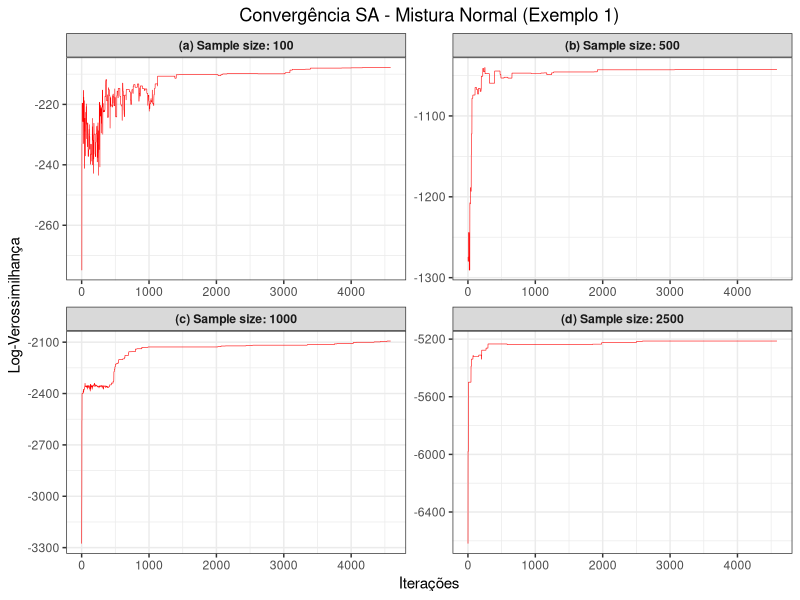
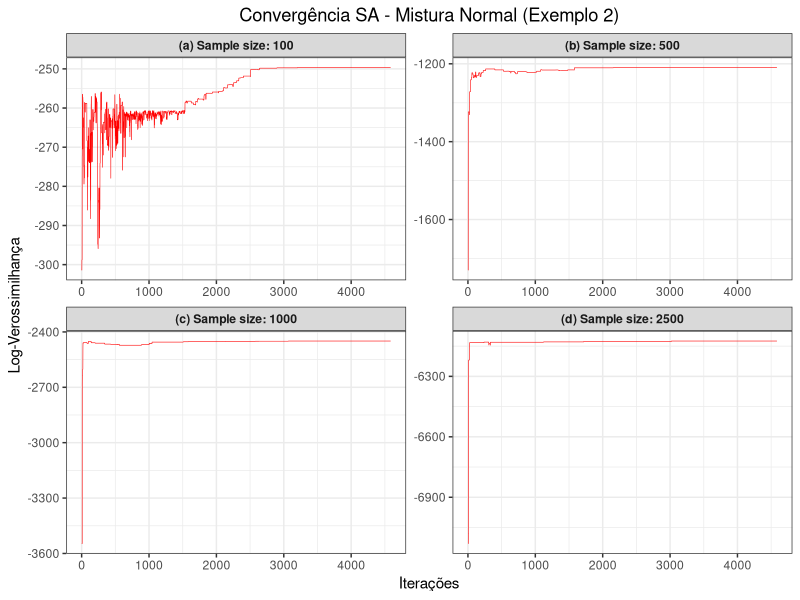

The R source for these figures, in order:
# =======================================================
# Simulated Annealing para Mistura de Duas Normais
# Estrutura padronizada (igual à Weibull 3P)
# =======================================================

set.seed(20252)

# --- 1. CONFIGURAÇÃO E BIBLIOTECAS ---

library(ggplot2)
library(dplyr)
library(tidyr)
library(gridExtra)
library(xtable)

if (!dir.exists("figuras")) dir.create("figuras")

# --- 2. FUNÇÕES BASE (GMM e SA) ---

# Função para gerar dados da mistura
rmixed_norm <- function(n, mu, sigma2, p) {
  sigma1 <- sqrt(sigma2[1])
  sigma2 <- sqrt(sigma2[2])
  s <- rbinom(n, 1, p)
  x <- s * rnorm(n, mu[1], sigma1) + (1 - s) * rnorm(n, mu[2], sigma2)
  return(x)
}

# Log-verossimilhança (negativa, pois SA minimiza)
loglik_gmm <- function(x, params) {
  delta <- params[1]
  mu1 <- params[2]
  mu2 <- params[3]
  sigma2_1 <- params[4]
  sigma2_2 <- params[5]
  
  if (delta < 0 || delta > 1 || sigma2_1 <= 0 || sigma2_2 <= 0)
    return(1e+100)
  
  f1 <- dnorm(x, mean = mu1, sd = sqrt(sigma2_1))
  f2 <- dnorm(x, mean = mu2, sd = sqrt(sigma2_2))
  L <- sum(log(delta * f1 + (1 - delta) * f2))
  
  return(-L) # minimiza
}

# Função de vizinhança (perturbação controlada)
perturbar <- function(params, step_size = 0.5) {
  params_new <- params + rnorm(length(params), 0, step_size)
  params_new[1] <- max(0.001, min(0.999, params_new[1]))
  params_new[4] <- max(0.01, params_new[4])
  params_new[5] <- max(0.01, params_new[5])
  return(params_new)
}

# Simulated Annealing para GMM
sa_gmm <- function(x, T0 = 10, Tf = 0.001, alpha = 0.99, step_init = 0.5, L = 5) {
  mu_mean <- mean(x)
  mu_sd <- sd(x)
  
  theta <- c(
    runif(1, 0.2, 0.8),
    rnorm(1, mu_mean - 0.5 * mu_sd, 0.5),
    rnorm(1, mu_mean + 0.5 * mu_sd, 0.5),
    runif(1, 0.5, 2),
    runif(1, 0.5, 2)
  )
  
  E_current <- loglik_gmm(x, theta)
  E_best <- E_current
  theta_best <- theta
  T <- T0
  step_size <- step_init
  
  history <- data.frame(eval = 1, energy = E_current)
  eval_count <- 1
  
  while (T > Tf) {
    for (i in 1:L) {
      theta_new <- perturbar(theta, step_size)
      E_new <- loglik_gmm(x, theta_new)
      delta_E <- E_new - E_current
      
      if (delta_E <= 0 || runif(1) < exp(-delta_E / T)) {
        theta <- theta_new
        E_current <- E_new
      }
      
      if (E_current < E_best) {
        E_best <- E_current
        theta_best <- theta
      }
      
      eval_count <- eval_count + 1
      history <- rbind(history, data.frame(eval = eval_count, energy = E_current))
    }
    
    T <- alpha * T
    step_size <- step_size * 0.999
  }
  
  return(list(best_params = theta_best, best_energy = E_best, history = history))
}

# --- 3. FUNÇÃO DE EXECUÇÃO (E GERAÇÃO DE GRÁFICOS/TABELAS) ---

run_and_save_example_gmm <- function(example_num, real_params) {
  sample_sizes <- c(100, 500, 1000, 2500)
  results_table <- data.frame()
  plot_data <- list()
  
  for (N in sample_sizes) {
    x <- rmixed_norm(N, real_params$mu, real_params$sigma2, real_params$p)
    ll_real <- -loglik_gmm(x, c(real_params$p, real_params$mu, real_params$sigma2))
    
    start_time <- Sys.time()
    sa_result <- sa_gmm(x)
    end_time <- Sys.time()
    
    runtime <- as.numeric(difftime(end_time, start_time, units = "secs"))
    best_p <- sa_result$best_params
    best_ll <- -sa_result$best_energy
    
    new_row <- data.frame(
      N = N,
      p_est = best_p[1],
      mu1_est = best_p[2],
      mu2_est = best_p[3],
      sigma1_est = best_p[4],
      sigma2_est = best_p[5],
      LL_real = ll_real,
      LL_est = best_ll,
      Time_s = runtime
    )
    results_table <- rbind(results_table, new_row)
    
    plot_data[[as.character(N)]] <- sa_result$history %>%
      mutate(N_sample = N)
  }
  
  # --- GRÁFICO DE CONVERGÊNCIA ---
  full_hist <- do.call(rbind, plot_data)
  panel_map <- data.frame(N_sample = c(100, 500, 1000, 2500),
                          panel = c("(a)", "(b)", "(c)", "(d)"))
  
  plot_df <- left_join(full_hist, panel_map, by = "N_sample") %>%
    mutate(facet_label = paste(panel, "Sample size:", N_sample))
  
  plot_convergence <- ggplot(plot_df, aes(x = eval, y = -energy)) +
    geom_line(color = "red", size = 0.2) +
    facet_wrap(~facet_label, scales = "free", ncol = 2) +
    labs(
      title = paste0("Convergência SA - Mistura Normal (Exemplo ", example_num, ")"),
      x = "Iterações",
      y = "Log-Verossimilhança"
    ) +
    theme_bw() +
    theme(plot.title = element_text(hjust = 0.5), strip.text = element_text(face = "bold"))
  
  filename_png <- paste0("figuras/sa_gmm_convergencia_exemplo", example_num, ".png")
  ggsave(filename_png, plot_convergence, width = 10, height = 8, dpi = 300)
  print(paste("Gráfico salvo em:", filename_png))
  
  # --- TABELA LaTeX ---
  latex_df <- results_table %>%
    mutate(
      Est_Parametros = sprintf("(%.3f, %.3f, %.3f, %.3f, %.3f)", p_est, mu1_est, mu2_est, sigma1_est, sigma2_est),
      LL_real = sprintf("%.3f", LL_real),
      LL_est = sprintf("%.3f", LL_est),
      Tempo = sprintf("%.3f", Time_s)
    ) %>%
    dplyr::select(N, Est_Parametros, LL_real, LL_est, Tempo) %>%
    t() %>% as.data.frame()
  
  colnames(latex_df) <- latex_df[1, ]
  latex_df <- latex_df[-1, ]
  
  latex_df <- data.frame(
    "Medida" = c(
      "Parâmetros Estimados (p, μ₁, μ₂, σ₁², σ₂²)",
      "Log-verossimilhança real",
      "Log-verossimilhança estimada",
      "Tempo (s)"
    ),
    latex_df
  )
  
  caption_text <- paste0(
    "Resultados SA - Mistura Normal (Exemplo ", example_num, ") ",
    "com parâmetros reais: p=", real_params$p,
    ", μ=(", paste(real_params$mu, collapse=", "),
    "), σ²=(", paste(real_params$sigma2, collapse=", "), ")"
  )
  
  latex_code <- print(
    xtable(
      latex_df,
      caption = caption_text,
      align = c("l", "l", rep("r", length(sample_sizes))),
      label = paste0("tab:sa_gmm_results_ex", example_num)
    ),
    type = "latex",
    include.rownames = FALSE
  )
  
  filename_tex <- paste0("figuras/sa_gmm_results_exemplo", example_num, ".tex")
  writeLines(latex_code, filename_tex)
  print(paste("Tabela LaTeX salva em:", filename_tex))
  
  return(list(png_file = filename_png, tex_file = filename_tex))
}

# --- 4. EXECUÇÃO DOS EXEMPLOS ---

ex1 <- list(p = 0.7, mu = c(0, 5), sigma2 = c(1, 2))
print("Executando Exemplo 1 (Mistura Normal)")
res1 <- run_and_save_example_gmm(1, ex1)

ex2 <- list(p = 0.5, mu = c(1, 6), sigma2 = c(2, 4))
print("Executando Exemplo 2 (Mistura Normal)")
res2 <- run_and_save_example_gmm(2, ex2)

print("Processamento concluído. Verifique a pasta 'figuras/' para os resultados.")
